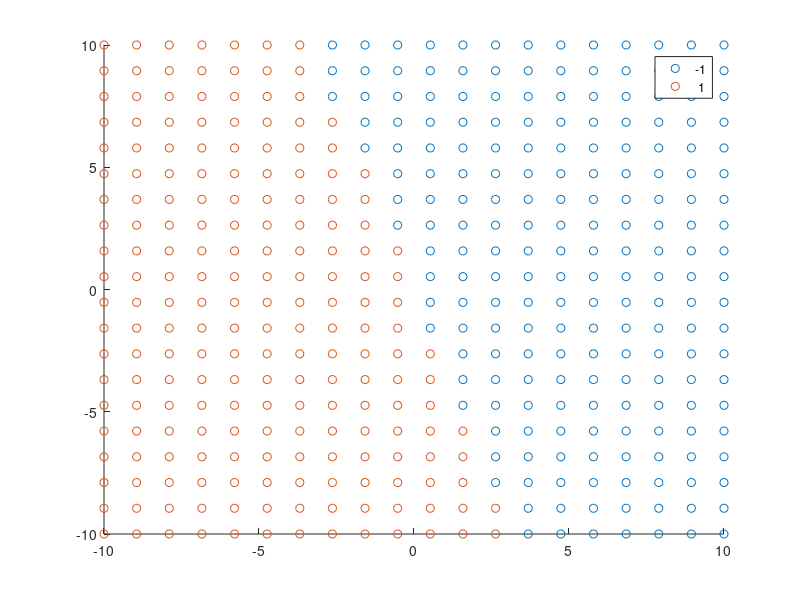

Here is the MATLAB script that generated this plot: (Note: this script raises an error after producing the figure.)
%% Clear
clear all
clc

%% Simulate data

% Simulated dataset
n=20;
x1=linspace(-10,10,n);
x2=linspace(-10,10,n);
[X1,X2]=meshgrid(x1,x2);
Y=2*(X1^3-3*X1>X2)-1;

% Reshape step
x1m=reshape(X1,n^2,1);
x2m=reshape(X2,n^2,1);
Xm=[x1m x2m];
y=reshape(Y,n^2,1);
Ym=y*y';
Ver=[Xm y];

%% Scatter plot of the data

figure(1)
gscatter(x1m,x2m,y)

%% Kernel matrix

K=zeros(n^2);
for i=1:n^2
    for j=1:n^2
        K(i,j)=Xm(i,:)*Xm(j,:)';
    end
end

%% Set variables for optimization

H=K.*Ym;
onev=ones(1,n^2)';
Aeq=y';
beq=0;
c=0.1;
lb=zeros(1,n^2);
ub=c*ones(1,n^2);

%% Optimal alpha values

alpha = quadprog(H,-onev,[],[],Aeq,beq,lb,ub);

%% Support values and support vectors

ind=alpha>1e-10;
alpha_sv=alpha(ind);
x_sv=Xm(ind,:);
y_sv=y(ind);

%% Calculation of w and b

w=sum([alpha_sv.*y_sv alpha_sv.*y_sv].*x_sv)';
b=mean(1./y_sv-x_sv*w);

%% Prediction model

x=[10 1]';
y_est=sign(w'*x+b);

%% Plots

figure(2)
gscatter(x1m,x2m,y)
hold on
plot(x1,(-w(1)*x1-b)/w(2))
axis([-10 10 -10 10])
hold off
